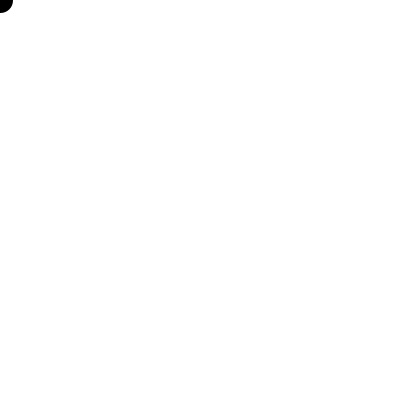
Frame 1 (no input)
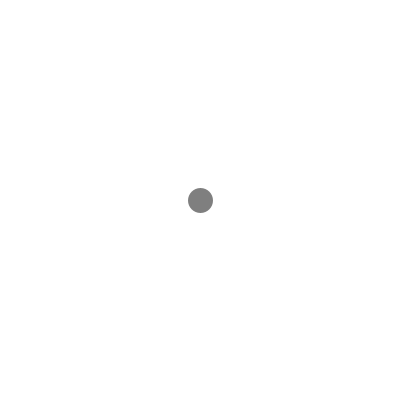
Frame 60 (the mouse pressed at the canvas centre just before this capture)
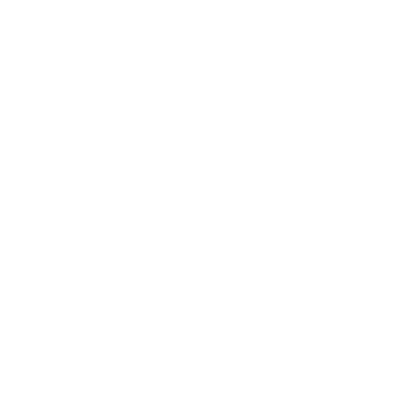
Frame 120 (the mouse held since frame 60 and released just before this capture)

The Processing sketch that drew these frames (run headless with seeded random() and noise(); from frame 60 on, the mouse is pressed at the canvas centre):

// Processing sketch: processing_65504
// ── processing_65504.pde

int xValue;
int yValue;
 
void setup()
{
  size(400,400);
  xValue = 0;
  strokeWeight(25);
  frameRate(4);
  stroke(0);
}
 
void draw()
{
  background(255);
  yValue = xValue;
  point(xValue,yValue);
  xValue = xValue + 25;
  stroke(xValue/400.0*255);
  if (xValue > 400)
  {
    xValue = 0;
  }
}
